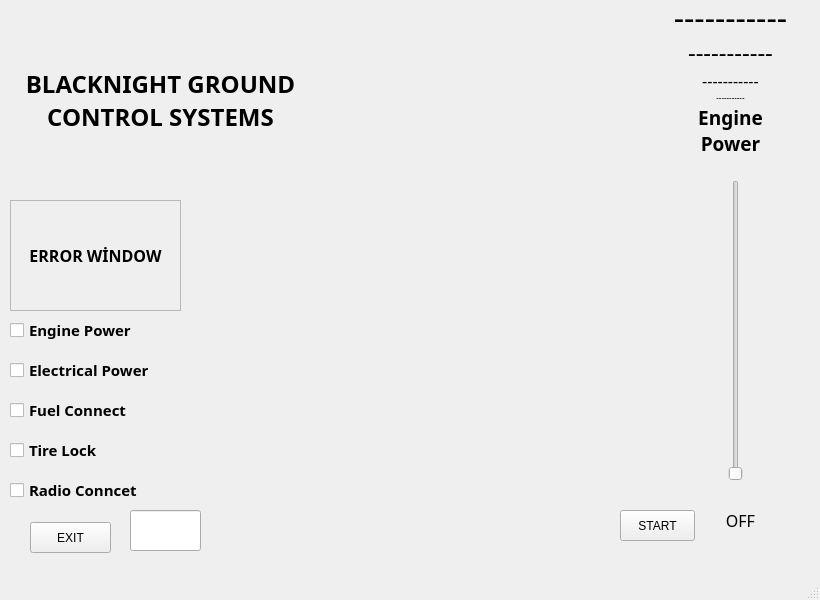
<?xml version="1.0" encoding="UTF-8"?>
<ui version="4.0">
 <class>Ana</class>
 <widget class="QMainWindow" name="Ana">
  <property name="geometry">
   <rect>
    <x>0</x>
    <y>0</y>
    <width>820</width>
    <height>600</height>
   </rect>
  </property>
  <property name="minimumSize">
   <size>
    <width>820</width>
    <height>600</height>
   </size>
  </property>
  <property name="maximumSize">
   <size>
    <width>820</width>
    <height>600</height>
   </size>
  </property>
  <property name="windowTitle">
   <string>Anasayfa</string>
  </property>
  <widget class="QWidget" name="centralwidget">
   <widget class="QWidget" name="verticalLayoutWidget">
    <property name="geometry">
     <rect>
      <x>10</x>
      <y>310</y>
      <width>181</width>
      <height>201</height>
     </rect>
    </property>
    <layout class="QVBoxLayout" name="verticalLayout">
     <item>
      <widget class="QCheckBox" name="chckEngine">
       <property name="font">
        <font>
         <family>Century Gothic</family>
         <pointsize>11</pointsize>
         <weight>75</weight>
         <bold>true</bold>
        </font>
       </property>
       <property name="text">
        <string>Engine Power</string>
       </property>
      </widget>
     </item>
     <item>
      <widget class="QCheckBox" name="chckElectric">
       <property name="font">
        <font>
         <family>Century Gothic</family>
         <pointsize>11</pointsize>
         <weight>75</weight>
         <bold>true</bold>
        </font>
       </property>
       <property name="text">
        <string>Electrical Power</string>
       </property>
      </widget>
     </item>
     <item>
      <widget class="QCheckBox" name="chckFuel">
       <property name="font">
        <font>
         <family>Century Gothic</family>
         <pointsize>11</pointsize>
         <weight>75</weight>
         <bold>true</bold>
        </font>
       </property>
       <property name="text">
        <string>Fuel Connect</string>
       </property>
      </widget>
     </item>
     <item>
      <widget class="QCheckBox" name="chckTires">
       <property name="font">
        <font>
         <family>Century Gothic</family>
         <pointsize>11</pointsize>
         <weight>75</weight>
         <bold>true</bold>
        </font>
       </property>
       <property name="text">
        <string>Tire Lock</string>
       </property>
      </widget>
     </item>
     <item>
      <widget class="QCheckBox" name="chckRadio">
       <property name="font">
        <font>
         <family>Century Gothic</family>
         <pointsize>11</pointsize>
         <weight>75</weight>
         <bold>true</bold>
        </font>
       </property>
       <property name="text">
        <string>Radio Conncet</string>
       </property>
      </widget>
     </item>
    </layout>
   </widget>
   <widget class="QSlider" name="sliderPower">
    <property name="geometry">
     <rect>
      <x>700</x>
      <y>180</y>
      <width>71</width>
      <height>301</height>
     </rect>
    </property>
    <property name="maximum">
     <number>105</number>
    </property>
    <property name="orientation">
     <enum>Qt::Vertical</enum>
    </property>
   </widget>
   <widget class="QLabel" name="lblPower">
    <property name="geometry">
     <rect>
      <x>690</x>
      <y>90</y>
      <width>81</width>
      <height>81</height>
     </rect>
    </property>
    <property name="font">
     <font>
      <family>Century Gothic</family>
      <pointsize>14</pointsize>
      <weight>75</weight>
      <bold>true</bold>
     </font>
    </property>
    <property name="text">
     <string>Engine 
Power</string>
    </property>
    <property name="alignment">
     <set>Qt::AlignCenter</set>
    </property>
   </widget>
   <widget class="QWidget" name="verticalLayoutWidget_2">
    <property name="geometry">
     <rect>
      <x>650</x>
      <y>0</y>
      <width>161</width>
      <height>104</height>
     </rect>
    </property>
    <layout class="QVBoxLayout" name="verticalLayout_2">
     <property name="spacing">
      <number>0</number>
     </property>
     <item>
      <widget class="QLabel" name="lblPow4">
       <property name="font">
        <font>
         <family>Showcard Gothic</family>
         <pointsize>24</pointsize>
        </font>
       </property>
       <property name="text">
        <string>-----------</string>
       </property>
       <property name="alignment">
        <set>Qt::AlignCenter</set>
       </property>
      </widget>
     </item>
     <item>
      <widget class="QLabel" name="lblPow3">
       <property name="font">
        <font>
         <family>Showcard Gothic</family>
         <pointsize>18</pointsize>
        </font>
       </property>
       <property name="text">
        <string>-----------</string>
       </property>
       <property name="alignment">
        <set>Qt::AlignCenter</set>
       </property>
      </widget>
     </item>
     <item>
      <widget class="QLabel" name="lblPow2">
       <property name="font">
        <font>
         <family>Showcard Gothic</family>
         <pointsize>12</pointsize>
        </font>
       </property>
       <property name="text">
        <string>-----------</string>
       </property>
       <property name="alignment">
        <set>Qt::AlignCenter</set>
       </property>
      </widget>
     </item>
     <item>
      <widget class="QLabel" name="lblPow1">
       <property name="font">
        <font>
         <family>Showcard Gothic</family>
         <pointsize>6</pointsize>
        </font>
       </property>
       <property name="text">
        <string>-----------</string>
       </property>
       <property name="alignment">
        <set>Qt::AlignCenter</set>
       </property>
      </widget>
     </item>
    </layout>
   </widget>
   <widget class="QLabel" name="lblPow">
    <property name="geometry">
     <rect>
      <x>700</x>
      <y>500</y>
      <width>81</width>
      <height>41</height>
     </rect>
    </property>
    <property name="font">
     <font>
      <family>Century Gothic</family>
      <pointsize>12</pointsize>
     </font>
    </property>
    <property name="text">
     <string>OFF</string>
    </property>
    <property name="alignment">
     <set>Qt::AlignCenter</set>
    </property>
   </widget>
   <widget class="QLabel" name="lblError">
    <property name="geometry">
     <rect>
      <x>10</x>
      <y>200</y>
      <width>171</width>
      <height>111</height>
     </rect>
    </property>
    <property name="font">
     <font>
      <family>Century Gothic</family>
      <pointsize>12</pointsize>
      <weight>75</weight>
      <bold>true</bold>
     </font>
    </property>
    <property name="contextMenuPolicy">
     <enum>Qt::DefaultContextMenu</enum>
    </property>
    <property name="frameShape">
     <enum>QFrame::StyledPanel</enum>
    </property>
    <property name="frameShadow">
     <enum>QFrame::Plain</enum>
    </property>
    <property name="lineWidth">
     <number>1</number>
    </property>
    <property name="midLineWidth">
     <number>0</number>
    </property>
    <property name="text">
     <string>ERROR WİNDOW</string>
    </property>
    <property name="scaledContents">
     <bool>false</bool>
    </property>
    <property name="alignment">
     <set>Qt::AlignCenter</set>
    </property>
   </widget>
   <widget class="QLabel" name="lblDroneImage">
    <property name="geometry">
     <rect>
      <x>230</x>
      <y>10</y>
      <width>371</width>
      <height>501</height>
     </rect>
    </property>
    <property name="text">
     <string/>
    </property>
    <property name="pixmap">
     <pixmap>drone.png</pixmap>
    </property>
    <property name="scaledContents">
     <bool>false</bool>
    </property>
    <property name="alignment">
     <set>Qt::AlignCenter</set>
    </property>
   </widget>
   <widget class="QLabel" name="label_3">
    <property name="geometry">
     <rect>
      <x>10</x>
      <y>20</y>
      <width>301</width>
      <height>161</height>
     </rect>
    </property>
    <property name="font">
     <font>
      <family>Century Gothic</family>
      <pointsize>18</pointsize>
      <weight>75</weight>
      <bold>true</bold>
     </font>
    </property>
    <property name="text">
     <string>BLACKNIGHT GROUND 
CONTROL SYSTEMS</string>
    </property>
    <property name="alignment">
     <set>Qt::AlignCenter</set>
    </property>
   </widget>
   <widget class="QPushButton" name="btnExt">
    <property name="geometry">
     <rect>
      <x>30</x>
      <y>522</y>
      <width>81</width>
      <height>31</height>
     </rect>
    </property>
    <property name="text">
     <string>EXIT</string>
    </property>
   </widget>
   <widget class="QPushButton" name="btnStart">
    <property name="geometry">
     <rect>
      <x>620</x>
      <y>510</y>
      <width>75</width>
      <height>31</height>
     </rect>
    </property>
    <property name="text">
     <string>START</string>
    </property>
   </widget>
   <widget class="QLineEdit" name="txtVal">
    <property name="geometry">
     <rect>
      <x>130</x>
      <y>510</y>
      <width>71</width>
      <height>41</height>
     </rect>
    </property>
    <property name="font">
     <font>
      <family>Century Gothic</family>
      <pointsize>11</pointsize>
      <weight>75</weight>
      <bold>true</bold>
     </font>
    </property>
    <property name="alignment">
     <set>Qt::AlignCenter</set>
    </property>
   </widget>
  </widget>
  <widget class="QMenuBar" name="menubar">
   <property name="geometry">
    <rect>
     <x>0</x>
     <y>0</y>
     <width>820</width>
     <height>21</height>
    </rect>
   </property>
  </widget>
  <widget class="QStatusBar" name="statusbar"/>
 </widget>
 <resources/>
 <connections>
  <connection>
   <sender>sliderPower</sender>
   <signal>valueChanged(int)</signal>
   <receiver>lblPow</receiver>
   <slot>setNum(int)</slot>
   <hints>
    <hint type="sourcelabel">
     <x>739</x>
     <y>451</y>
    </hint>
    <hint type="destinationlabel">
     <x>753</x>
     <y>546</y>
    </hint>
   </hints>
  </connection>
 </connections>
</ui>
